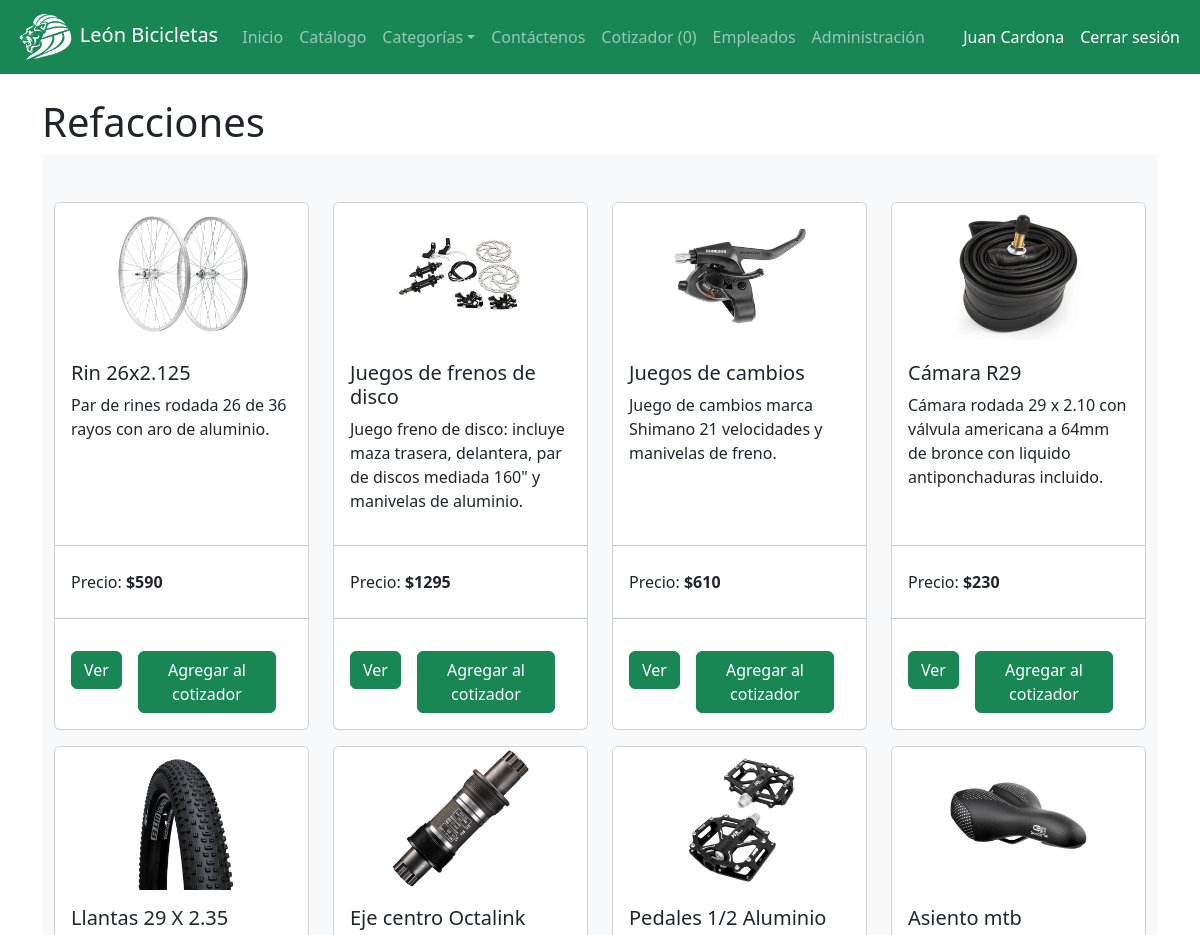
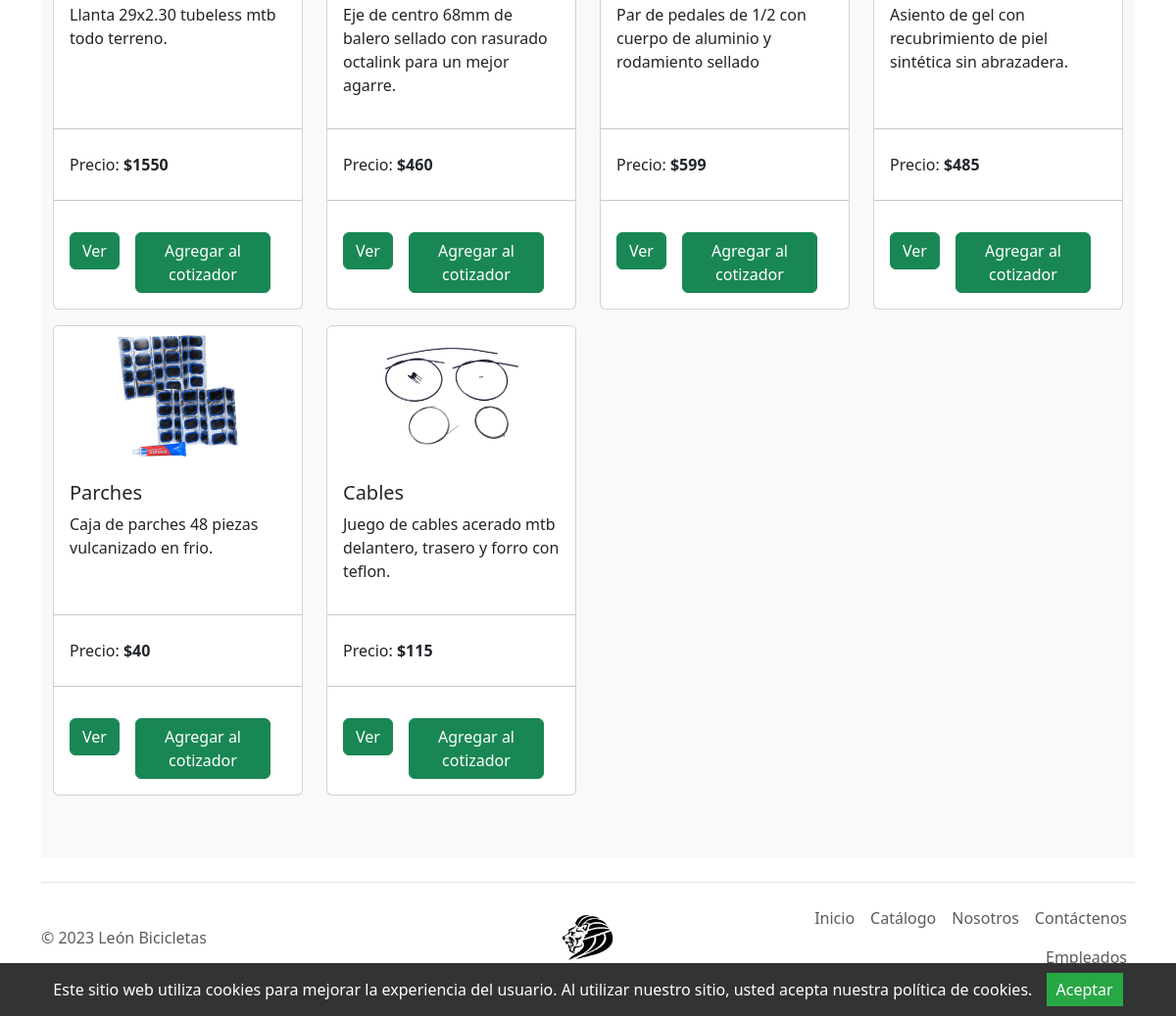
The page /es/categorias/refacciones.php (signed in) on the database its author committed (2 pictures, top to bottom).
### tables this page shows
create table productos (
idProd int primary key auto_increment,
nomProd varchar(45),
imgProd varchar(45),
descripcionProd varchar(200),
precio int(10),
stock int(10),
idCat int(10)
);

### es/categorias/refacciones.php (the view, shortened to what this page needs)
<?php
include '../cotizar.php';
include '../TEMPLATE/head.php';
include '../TEMPLATE/nav.php';
?>
<div class="container">
    <br>
    <h1>Refacciones</h1>
    <div class="album py-5 bg-body-tertiary">
        <div class="container">
            <div class="row row-cols-1 row-cols-sm-2 row-cols-md-3 row-cols-lg-4">
                <?php
                $sql = "SELECT * FROM productos WHERE idCat = 3";
                if ($resultado = $conn->query($sql)) {
                    if ($resultado->num_rows > 0) {
                        while ($row = $resultado->fetch_array()) {
                            echo '<div class="col pb-3">';
                            echo '<div class="card h-100">';
                            echo '<img src="../images/' . $row['imgProd'] . '" class="card-img-top" alt="...">';
                            echo '<div class="card-body d-flex flex-column">';
                            echo '<h5 class="card-title">' . $row['nomProd'] . '</h5>';
                            echo '<p class="card-text">' . $row['descripcionProd'] . '</p>';
                            echo '</div>';
                            echo '<div class="align-text-bottom">';
                            echo '<hr>';
                            echo '<ul class="list-group list-group-flush">';
                            echo '<li class="list-group-item">Precio: <b>$' . $row['precio'] . '</b></li>';
                            echo '</ul>';
                            echo '<hr>';
                            echo '<div class="card-body d-inline-flex">';
                            echo '<form>';
                            echo '<a class="btn btn-success" href="../verProducto.php?id=' . $row['idProd'] . '">Ver</a>';
                            echo '</form>';
                            echo '<form action="" method="post">';
                            echo '<button class="btn btn-success mx-3" name="btnAccion" type="submit" value="Agregar">Agregar al cotizador</button>';
                            echo '</form>';
                            echo '</div>';
                            echo '</div>';
                            echo '</div>';
                            echo '</div>';
                        }
                    } else {
                        echo '<div class="alert alert-danger"><em>Pronto agregaremos nuevos productos.</em></div>';
                    }
                } else {
                    echo "Ups! Algo salió mal. Intenta más tarde.";
                }
                ?>
            </div>
        </div>
    </div>
</div>
<?php
include '../TEMPLATE/footer.php';
?>

### rows shown on the page
productos: imgProd (picture), nomProd "Rin 26x2.125", descripcionProd "Par de rines rodada 26 de 36 rayos con aro de aluminio.", precio "590"
productos: imgProd (picture), nomProd "Juegos de frenos de disco", descripcionProd "Juego freno de disco: incluye maza trasera, delantera, par de discos mediada 160\" y manivelas de aluminio.", precio "1295"
productos: imgProd (picture), nomProd "Juegos de cambios", descripcionProd "Juego de cambios marca Shimano 21 velocidades y manivelas de freno.", precio "610"
productos: imgProd (picture), nomProd "Cámara R29", descripcionProd "Cámara rodada 29 x 2.10 con válvula americana a 64mm de bronce con liquido antiponchaduras incluido.", precio "230"
productos: imgProd (picture), nomProd "Llantas 29 X 2.35", descripcionProd "Llanta 29x2.30 tubeless mtb todo terreno.", precio "1550"
productos: imgProd (picture), nomProd "Eje centro Octalink", descripcionProd "Eje de centro 68mm de balero sellado con rasurado octalink para un mejor agarre.", precio "460"
productos: imgProd (picture), nomProd "Pedales 1/2 Aluminio", descripcionProd "Par de pedales de 1/2 con cuerpo de aluminio y rodamiento sellado", precio "599"
productos: imgProd (picture), nomProd "Asiento mtb", descripcionProd "Asiento de gel con recubrimiento de piel sintética sin abrazadera.", precio "485"
productos: imgProd (picture), nomProd "Parches", descripcionProd "Caja de parches 48 piezas vulcanizado en frio.", precio "40"
productos: imgProd (picture), nomProd "Cables", descripcionProd "Juego de cables acerado mtb delantero, trasero y forro con teflon.", precio "115"

### other values the page prints
$_SESSION["nombre"] "Juan"
$_SESSION["apellido"] "Cardona"
